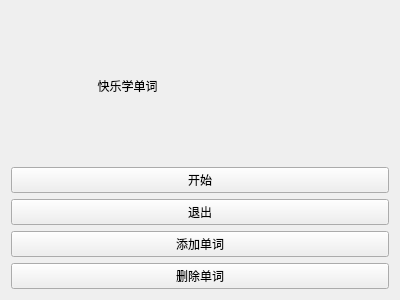
<?xml version="1.0" encoding="UTF-8"?>
<ui version="4.0">
 <class>Form</class>
 <widget class="QWidget" name="Form">
  <property name="geometry">
   <rect>
    <x>0</x>
    <y>0</y>
    <width>400</width>
    <height>300</height>
   </rect>
  </property>
  <property name="windowTitle">
   <string>Form</string>
  </property>
  <layout class="QVBoxLayout" name="verticalLayout">
   <item>
    <widget class="QLabel" name="label">
     <property name="text">
      <string>                          快乐学单词</string>
     </property>
    </widget>
   </item>
   <item>
    <widget class="QPushButton" name="pushButton">
     <property name="text">
      <string>开始</string>
     </property>
    </widget>
   </item>
   <item>
    <widget class="QPushButton" name="pushButton_2">
     <property name="text">
      <string>退出</string>
     </property>
    </widget>
   </item>
   <item>
    <widget class="QPushButton" name="pushButton_3">
     <property name="text">
      <string>添加单词</string>
     </property>
    </widget>
   </item>
   <item>
    <widget class="QPushButton" name="pushButton_4">
     <property name="text">
      <string>删除单词</string>
     </property>
    </widget>
   </item>
  </layout>
 </widget>
 <resources/>
 <connections/>
</ui>
